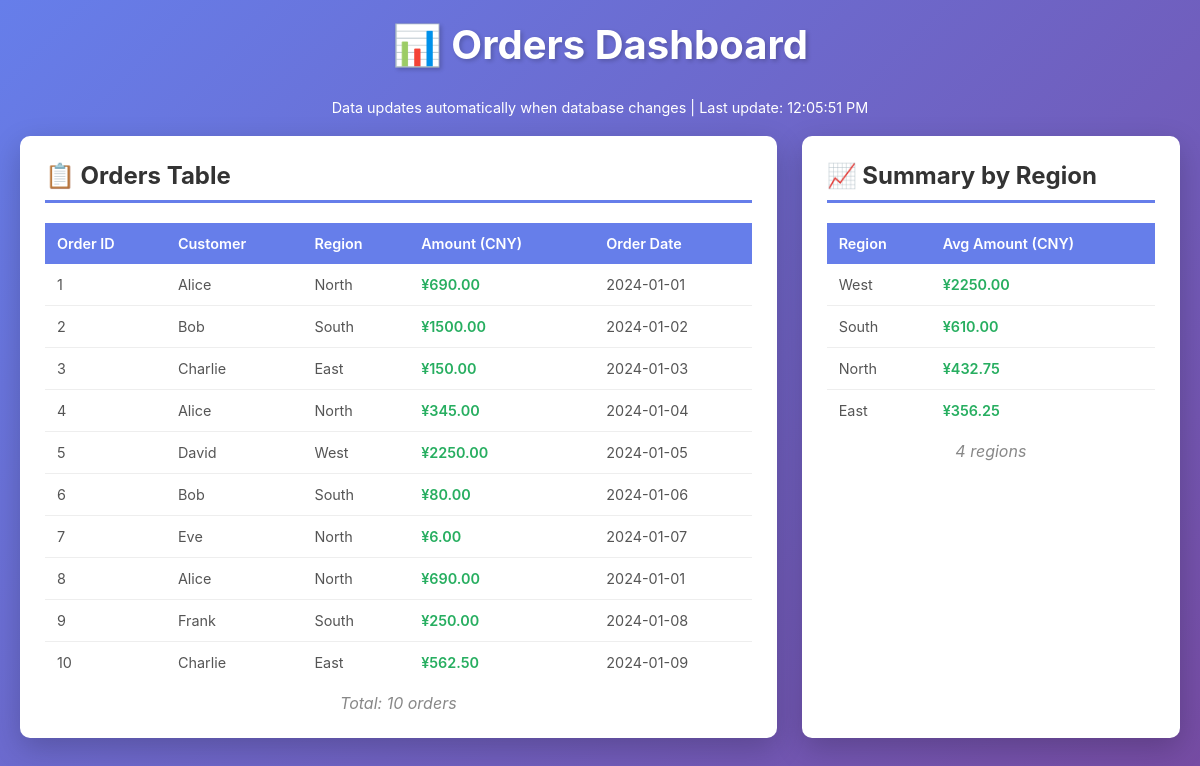
The app's page /, older data.
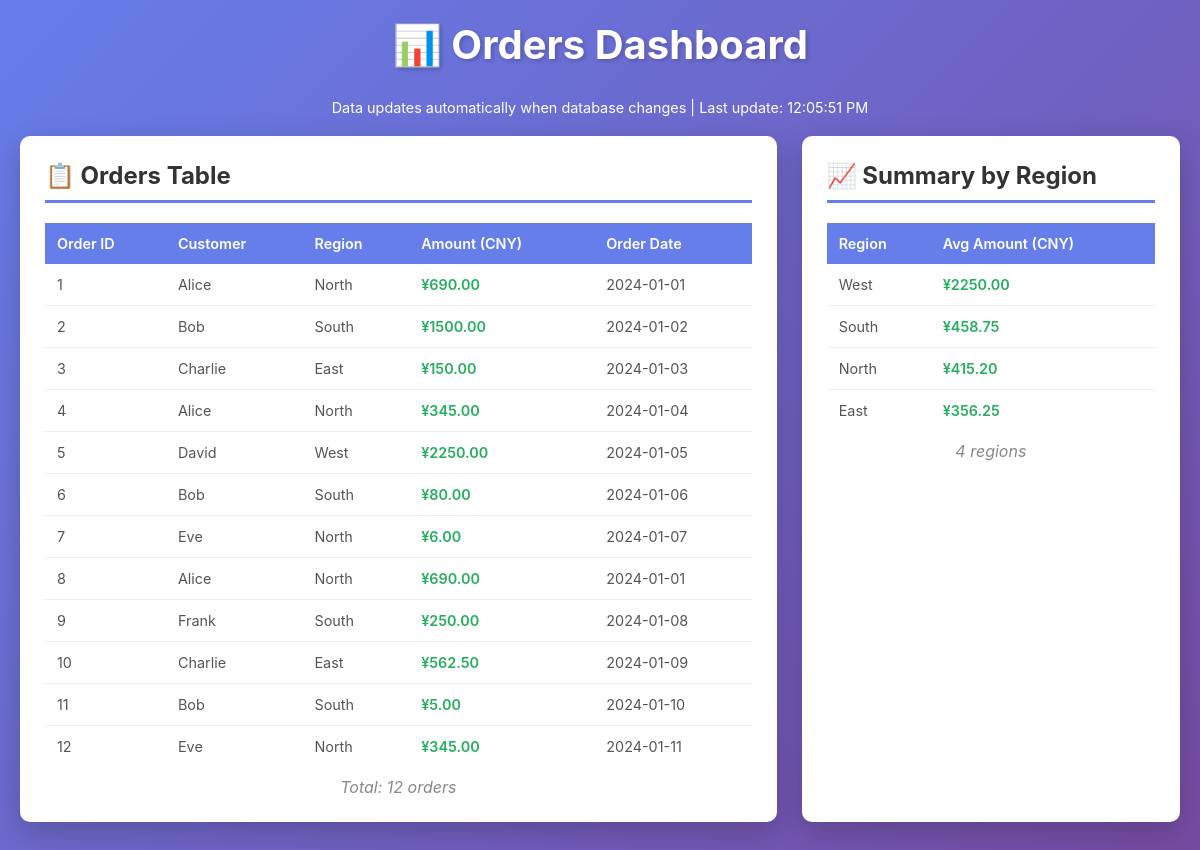
The same page, newer data.
### tables this page shows
CREATE TABLE "orders" (
"order_id" INTEGER,
  "customer_id" INTEGER,
  "amount" INTEGER,
  "amount_currency" TEXT,
  "order_date" TEXT,
  "amount_cny" REAL,
  "name" TEXT,
  "region" TEXT
);

CREATE TABLE "region_summary" (
"region" TEXT,
  "avg_amount_cny" REAL
);

### app.py (the view)
@app.route('/')
def index():
    orders = get_orders()
    summary = get_summary()
    return render_template('index.html', orders=orders, summary=summary)

### app.py (called while the page is built)
def get_db_connection():
    conn = sqlite3.connect(str(DB_PATH))
    conn.row_factory = sqlite3.Row
    return conn

def get_orders():
    conn = get_db_connection()
    try:
        cursor = conn.cursor()
        cursor.execute('SELECT * FROM orders')
        orders = cursor.fetchall()
        return [dict(row) for row in orders]
    finally:
        conn.close()

def get_summary():
    conn = get_db_connection()
    try:
        cursor = conn.cursor()
        cursor.execute('SELECT * FROM region_summary ORDER BY avg_amount_cny DESC')
        summary = cursor.fetchall()
        return [dict(row) for row in summary]
    finally:
        conn.close()

### templates/index.html (shortened to what this page needs)
<!DOCTYPE html>
<html lang="en">
<head>
</head>
<body>
    <div class="container">
        <h1>📊 Orders Dashboard</h1>
        <div class="refresh-info">
            Data updates automatically when database changes | Last update: <span id="lastUpdate">Loading...</span>
        </div>
        <div class="grid">
            <div class="card" id="ordersCard">
                <h2>📋 Orders Table</h2>
                <div id="ordersTable">
                    <table>
                        <thead>
                            <tr>
                                <th>Order ID</th>
                                <th>Customer</th>
                                <th>Region</th>
                                <th>Amount (CNY)</th>
                                <th>Order Date</th>
                            </tr>
                        </thead>
                        <tbody>
                            {% for order in orders %}
                            <tr>
                                <td>{{ order.order_id }}</td>
                                <td>{{ order.name }}</td>
                                <td>{{ order.region }}</td>
                                <td class="highlight-cny">¥{{ "%.2f"|format(order.amount_cny) }}</td>
                                <td>{{ order.order_date }}</td>
                            </tr>
                            {% endfor %}
                        </tbody>
                    </table>
                </div>
                <div class="last-updated">Total: {{ orders|length }} orders</div>
            </div>
            <div class="card" id="summaryCard">
                <h2>📈 Summary by Region</h2>
                <div id="summaryTable">
                    <table>
                        <thead>
                            <tr>
                                <th>Region</th>
                                <th>Avg Amount (CNY)</th>
                            </tr>
                        </thead>
                        <tbody>
                            {% for row in summary %}
                            <tr>
                                <td>{{ row.region }}</td>
                                <td class="highlight-cny">¥{{ "%.2f"|format(row.avg_amount_cny) }}</td>
                            </tr>
                            {% endfor %}
                        </tbody>
                    </table>
                </div>
                <div class="last-updated">{{ summary|length }} regions</div>
            </div>
        </div>
    </div>
</body>
</html>

### templates/index.html (style rules this page uses)
* { margin: 0; padding: 0; box-sizing: border-box; }
body { font-family: -apple-system, BlinkMacSystemFont, 'Segoe UI', Roboto, Oxygen, Ubuntu, Cantarell, sans-serif; background: linear-gradient(135deg, #667eea 0%, #764ba2 100%); padding: 20px; min-height: 100vh; }
.container { max-width: 1400px; margin: 0 auto; }
h1 { color: white; text-align: center; margin-bottom: 30px; font-size: 2.5em; text-shadow: 2px 2px 4px rgba(0,0,0,0.2); }
.refresh-info { text-align: center; color: white; margin-bottom: 20px; font-size: 0.9em; }
.card { background: white; border-radius: 10px; padding: 25px; margin-bottom: 25px; box-shadow: 0 10px 30px rgba(0,0,0,0.2); }
.card h2 { color: #333; margin-bottom: 20px; font-size: 1.5em; border-bottom: 3px solid #667eea; padding-bottom: 10px; }
table { width: 100%; border-collapse: collapse; font-size: 0.9em; }
th { background: #667eea; color: white; padding: 12px; text-align: left; font-weight: 600; }
td { padding: 12px; border-bottom: 1px solid #eee; color: #555; }
tr:last-child td { border-bottom: none; }
.highlight-cny { color: #27ae60; font-weight: 600; }
.grid { display: grid; grid-template-columns: 2fr 1fr; gap: 25px; }
.last-updated { text-align: center; color: #888; margin-top: 10px; font-style: italic; }

Row changes from the older to the newer data that the page shows:
added orders: order_id "11", name "Bob", region "South", amount_cny "5.00", order_date "2024-01-10"
added orders: order_id "12", name "Eve", region "North", amount_cny "345.00", order_date "2024-01-11"
changed region_summary "South": avg_amount_cny "610.00" → "458.75"
changed region_summary "North": avg_amount_cny "432.75" → "415.20"
Text that changed along with them:
{{ orders|length }}: "10" → "12"
